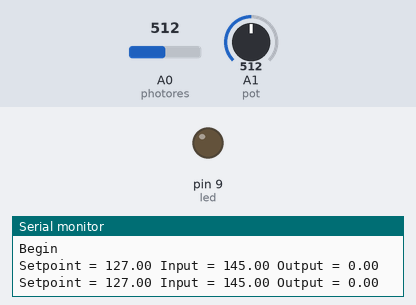
Recording of a sketch running on a simulated Arduino Uno, built with avr-gcc and run on an emulated ATmega328P. On the bench: output pins drawn as LEDs (lit = HIGH), the last lines printed to the serial monitor. The test bench sets the inputs (shaded band); at power-on: A1 (pot) = 512, A0 (photores) = 512.

Above: at 1.2 s.
1.3 s: A1 (pot) set to 571
2.8 s: A1 (pot) set to 587
At 3.5 s:
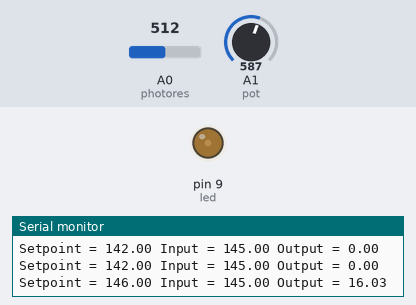
At 5.48 s:
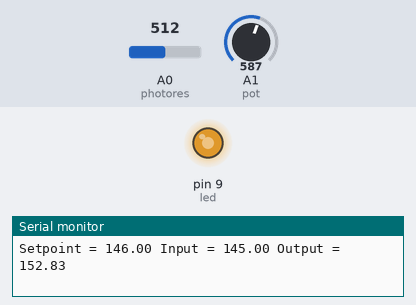
5.8 s: A0 (photores) set to 519
8.8 s: A0 (photores) set to 511
At 11.5 s:
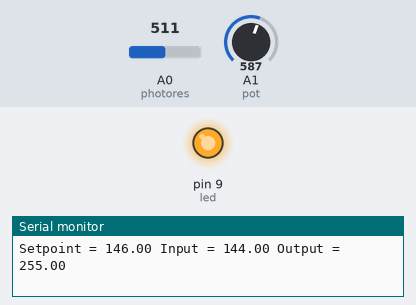
Timing chart, 0 to 12.8 s (numbered marks = the images above; inputs shaded):
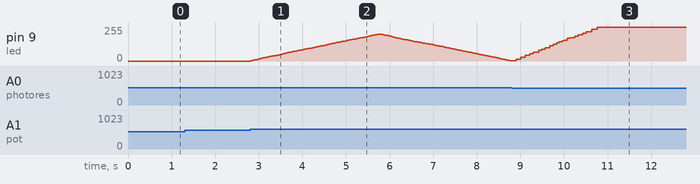

The sketch:

pid_led.ino
```cpp
#include <PID_v1.h>
const int photores = A0;
const int pot = A1;
const int led = 9;
double lightLevel;

// Tuning parameters
const double Kp=0.01;
const double Ki=90;
const double Kd=0.001;

double Setpoint, Input, Output;
PID myPID(&Input, &Output, &Setpoint, Kp, Ki, Kd, DIRECT);
const int sampleRate = 1;

// Communication setup
const long serialPing = 500;
// Serial pingback interval in milliseconds
unsigned long now = 0;
// placehodler for current timestamp
unsigned long lastMessage = 0;
// last message timestamp.

void setup(){
  lightLevel = analogRead(photores);
  Input = map(lightLevel, 0, 1024, 0, 255);
  Setpoint = map(analogRead(pot), 0, 1024, 0, 255);
  Serial.begin(9600);
  myPID.SetMode(AUTOMATIC);
  myPID.SetSampleTime(sampleRate);

  Serial.println("Begin"); // Hello World!
  lastMessage = millis(); // timestamp
}

void loop(){
  Setpoint = map(analogRead(pot), 0, 1024, 0, 255);
  lightLevel = analogRead(photores);
  Input = map(lightLevel, 0, 900, 0, 255);
  myPID.Compute();
  analogWrite(led, Output);

  now = millis();
  if(now - lastMessage > serialPing) {
    // this should execute less frequently
    // send a message back to the mother ship
    Serial.print("Setpoint = ");
    Serial.print(Setpoint);
    Serial.print(" Input = ");
    Serial.print(Input);
    Serial.print(" Output = ");
    Serial.print(Output);
    Serial.print("\n");

    lastMessage = now;
    //update the time stamp.
  }

}
```

Measured:
- the behaviour switches between 586 and 587 on A1 (pot) (found by bisection; images 0 and 1)
- after the input at 2.8 s, pin 9 (led): moves from 0/255 to 202/255 over 3.0 s, starting at once
- after the input at 8.8 s, pin 9 (led): moves from 1/255 to 255/255 over 1.9 s, starting after 0.10 s
